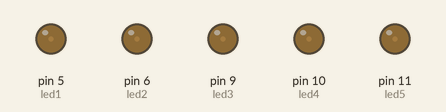
Bench run of a sketch on a simulated Arduino Uno, built with avr-gcc and run on an emulated ATmega328P. On the bench: output pins drawn as LEDs (lit = HIGH).

Above: at 0.15 s.
At 4.95 s:
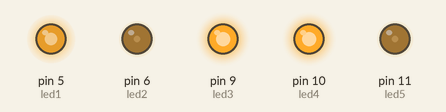
At 10.06 s:
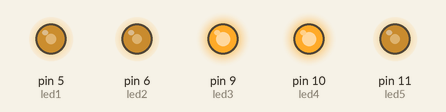
At 19.98 s:
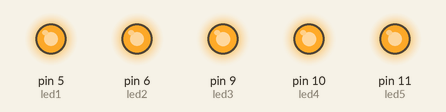
At 30.2 s:
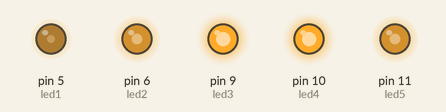
At 39.81 s:
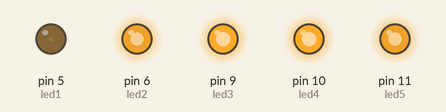
Timing chart, 0 to 40.0 s (numbered marks = the images above):
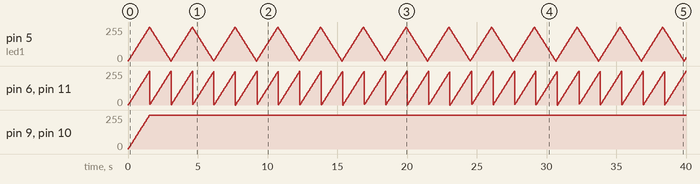

The sketch:

5_led_fade.ino
```cpp
int led1=5;
int led2=6;
int led3=9;
int led4=10;
int led5=11;
int b1 = 0,b2=0,b3=0,b4=0,b5=0;
int f1=5,f2=5,f3=5,f4=5,f5=5;


void setup() {
  // put your setup code here, to run once:
  pinMode(led1, OUTPUT);
  pinMode(led2, OUTPUT);
  pinMode(led3, OUTPUT);
  pinMode(led4, OUTPUT);
  pinMode(led5, OUTPUT);
  //pinMode(LED_BUILTIN,OUTPUT);

}

void loop() {
  // put your main code here, to run repeatedly:

    analogWrite(led1, b1);
    b1=b1+f1;
    if (b1<=0 || b1>=255){
      f1=-f1;
    }

    analogWrite(led2, b2);
    b2=b2+f2;
    if (b2<=0 || b2>=255){
      f2=-f2;
     }

    analogWrite(led3, b3);
    b3=b3+f3;
    if (b2<=0 || b2>=255){
      f2=-f2;
     }

    analogWrite(led4, b4);
    b4=b4+f4;
    if (b2<=0 || b2>=255){
      f2=-f2;
     }

    analogWrite(led5, b5);
    b5=b5+f5;
    if (b2<=0 || b2>=255){
      f2=-f2;
     }

     delay(30);


}
```

Measured:
- by itself, pin 6 (led2), pin 11 (led5): ramps from 0/255 to 255/255 and jumps back, once every 1.5 s
- by itself, pin 9 (led3), pin 10 (led4): moves from 0/255 to 255/255 over 1.5 s
